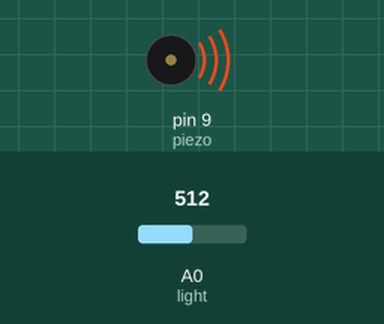
Simulated run of this sketch. Board: Arduino Uno, built with avr-gcc and run on an emulated ATmega328P. On the bench: buzzer (waves = sounding). The test bench sets the inputs (shaded band); at power-on: A0 (light) = 512. What the sketch prints to the serial monitor is not drawn.

Above: at 0.1 s.
Timing chart, 0 to 1.6 s (numbered marks = the images above):
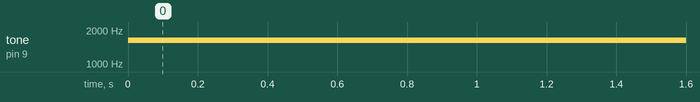

The sketch:

piezoPart3.ino
```cpp
int light=A0;
int piezo=9;
void setup() {
  Serial.begin(9600);
  pinMode(piezo, OUTPUT);
}

void loop() {
  int lightVal=analogRead(light);
  Serial.println(lightVal);
  int freq = map(lightVal, 40, 800, 1000, 2000);
  tone(piezo, freq);
}
```

Measured:
- by itself, tone on pin 9 (piezo): silent → 1621 Hz at 0.00 s
